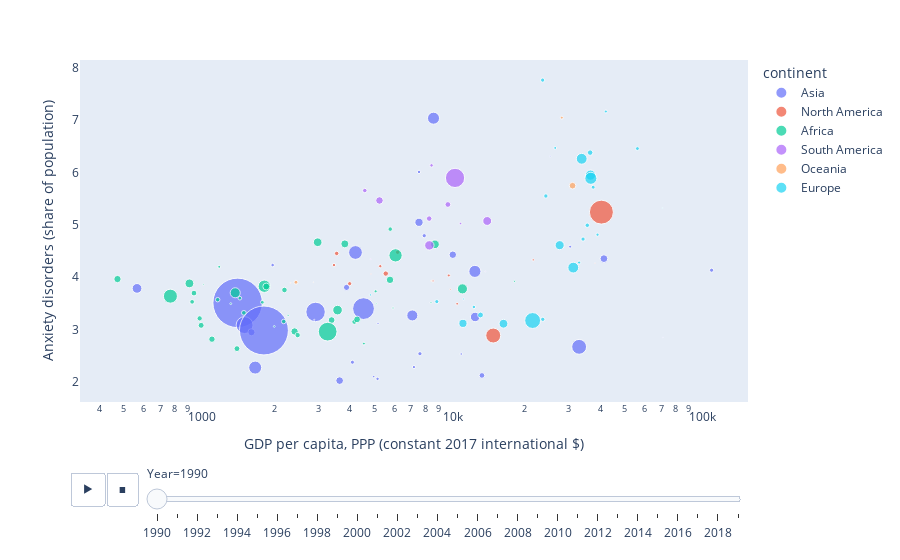

Source (notebook cell):
### Code cell
scatter_anxiety = px.scatter(
    anxiety.dropna(
        subset=[
            "Anxiety disorders (share of population) - Sex: Both - Age: Age-standardized",
            "GDP per capita, PPP (constant 2017 international $)",
        ]
    ),
    color="continent",
    size="pop_est",
    color_continuous_scale=px.colors.cyclical.IceFire,
    animation_frame="Year",
    animation_group="Code",
    hover_name="Entity",
    size_max=35,
    x="GDP per capita, PPP (constant 2017 international $)",
    y="Anxiety disorders (share of population) - Sex: Both - Age: Age-standardized",
    log_x=True,
)
scatter_anxiety.update_layout(yaxis_title="Anxiety disorders (share of population)")
scatter_anxiety.update_xaxes(showgrid=False)
scatter_anxiety.update_yaxes(showgrid=False)
scatter_anxiety.show()

### Figure 1 — Plotly figure (JSON) as saved in the notebook; plotly's stock layout.template omitted (floating-point values rounded to 4 significant figures)
{"data": [{"hovertemplate": "<b>%{hovertext}</b><br><br>continent=Asia<br>Year=1990<br>GDP per capita, PPP (constant 2017 international $)=%{x}<br>Anxiety disorders (share of population) - Sex: Both - Age: Age-standardized=%{y}<br>pop_est=%{marker.size}<extra></extra>", "hovertext": ["Mongolia", "Brunei", "Sri Lanka", "China", "Oman", "Georgia", "Iran", "Indonesia", "Bangladesh", "Armenia", "Cyprus", "Japan", "Uzbekistan", "Nepal", "Pakistan", "India", "Laos", "Malaysia", "Tajikistan", "Kazakhstan", "Turkmenistan", "Saudi Arabia", "Lebanon", "Jordan", "Turkey", "Kyrgyzstan", "United Arab Emirates", "Bhutan", "Myanmar", "South Korea", "Iraq", "Azerbaijan", "Philippines", "Thailand", "Vietnam"], "ids": ["MNG", "BRN", "LKA", "CHN", "OMN", "GEO", "IRN", "IDN", "BGD", "ARM", "CYP", "JPN", "UZB", "NPL", "PAK", "IND", "LAO", "MYS", "TJK", "KAZ", "TKM", "SAU", "LBN", "JOR", "TUR", "KGZ", "ARE", "BTN", "MMR", "KOR", "IRQ", "AZE", "PHL", "THA", "VNM"], "legendgroup": "Asia", "marker": {"color": "#636efa", "size": [3225167, 433285, 21803000, 1397715000, 4974986, 3720382, 82913906, 270625568, 163046161, 2957731, 1198575, 126264931, 33580650, 28608710, 216565318, 1366417754, 7169455, 31949777, 9321018, 18513930, 5942089, 34268528, 6855713, 10101694, 83429615, 6456900, 9770529, 763092, 54045420, 51709098, 39309783, 10023318, 108116615, 69625582, 96462106], "sizemode": "area", "sizeref": 1141000.0, "symbol": "circle"}, "mode": "markers", "name": "Asia", "orientation": "v", "showlegend": true, "type": "scatter", "x": [4978.0, 71230.0, 3878.0, 1424.0, 30330.0, 11140.0, 8631.0, 4533.0, 1518.0, 5180.0, 25232, 32950.0, 3639.0, 1617.0, 2916.0, 1813.0, 1965.0, 10310.0, 4093.0, 13480.0, 7208.0, 41390.0, 7553.0, 7924.0, 12630.0, 5158.0, 111500.0, 2881.0, 564.2, 12660.0, 7552.0, 7617.0, 4209.0, 7102.0, 1673.0], "xaxis": "x", "y": [2.099, 2.85, 3.803, 3.507, 4.581, 2.531, 7.036, 3.398, 3.083, 3.117, 6.309, 2.668, 2.022, 2.946, 3.334, 2.98, 4.23, 4.427, 2.373, 2.121, 2.281, 4.352, 6.01, 4.79, 4.109, 2.056, 4.132, 3.184, 3.784, 3.238, 5.047, 2.536, 4.47, 3.267, 2.271], "yaxis": "y"}, {"hovertemplate": "<b>%{hovertext}</b><br><br>continent=North America<br>Year=1990<br>GDP per capita, PPP (constant 2017 international $)=%{x}<br>Anxiety disorders (share of population) - Sex: Both - Age: Age-standardized=%{y}<br>pop_est=%{marker.size}<extra></extra>", "hovertext": ["Haiti", "United States", "El Salvador", "Honduras", "Puerto Rico", "Costa Rica", "Trinidad and Tobago", "Bahamas", "Guatemala", "Mexico", "Dominican Republic", "Nicaragua", "Jamaica", "Belize", "Panama"], "ids": ["HTI", "USA", "SLV", "HND", "PRI", "CRI", "TTO", "BHS", "GTM", "MEX", "DOM", "NIC", "JAM", "BLZ", "PAN"], "legendgroup": "North America", "marker": {"color": "#EF553B", "size": [11263077, 328239523, 6453553, 9746117, 3193694, 5047561, 1394973, 389482, 16604026, 127575529, 10738958, 6545502, 2948279, 390353, 4246439], "sizemode": "area", "sizeref": 1141000.0, "symbol": "circle"}, "mode": "markers", "name": "North America", "orientation": "v", "showlegend": true, "type": "scatter", "x": [3541.0, 40440.0, 5287.0, 3990.0, 21600.0, 9933.0, 10080.0, 38140.0, 5561.0, 14950.0, 6203.0, 3454.0, 8592.0, 4855.0, 10730.0], "xaxis": "x", "y": [4.452, 5.241, 4.208, 3.875, 4.329, 4.032, 3.766, 4.266, 4.067, 2.883, 4.474, 4.229, 3.926, 4.059, 3.49], "yaxis": "y"}, {"hovertemplate": "<b>%{hovertext}</b><br><br>continent=Africa<br>Year=1990<br>GDP per capita, PPP (constant 2017 international $)=%{x}<br>Anxiety disorders (share of population) - Sex: Both - Age: Age-standardized=%{y}<br>pop_est=%{marker.size}<extra></extra>", "hovertext": ["Guinea", "Tunisia", "Tanzania", "Niger", "Zambia", "Ghana", "Angola", "Uganda", "Democratic Republic of Congo", "Sudan", "Zimbabwe", "Senegal", "Burundi", "Congo", "Guinea-Bissau", "Rwanda", "Mali", "Kenya", "Cameroon", "Ethiopia", "Botswana", "Morocco", "Eswatini", "Benin", "Madagascar", "Equatorial Guinea", "Nigeria", "Cote d'Ivoire", "Central African Republic", "South Africa", "Mauritania", "Lesotho", "Togo", "Malawi", "Namibia", "Gabon", "Mozambique", "Egypt", "Burkina Faso", "Gambia", "Algeria", "Chad", "Sierra Leone"], "ids": ["GIN", "TUN", "TZA", "NER", "ZMB", "GHA", "AGO", "UGA", "COD", "SDN", "ZWE", "SEN", "BDI", "COG", "GNB", "RWA", "MLI", "KEN", "CMR", "ETH", "BWA", "MAR", "SWZ", "BEN", "MDG", "GNQ", "NGA", "CIV", "CAF", "ZAF", "MRT", "LSO", "TGO", "MWI", "NAM", "GAB", "MOZ", "EGY", "BFA", "GMB", "DZA", "TCD", "SLE"], "legendgroup": "Africa", "marker": {"color": "#00cc96", "size": [12771246, 11694719, 58005463, 23310715, 17861030, 30417856, 31825295, 44269594, 86790567, 42813238, 14645468, 16296364, 11530580, 5380508, 1920922, 12626950, 19658031, 52573973, 25876380, 112078730, 2303697, 36471769, 1148130, 11801151, 26969307, 1355986, 200963599, 25716544, 4745185, 58558270, 4525696, 2125268, 8082366, 18628747, 2494530, 2172579, 30366036, 100388073, 20321378, 2347706, 43053054, 15946876, 7813215], "sizemode": "area", "sizeref": 1141000.0, "symbol": "circle"}, "mode": "markers", "name": "Africa", "orientation": "v", "showlegend": true, "type": "scatter", "x": [1508.0, 5796.0, 1392.0, 1124.0, 2190.0, 2405.0, 5783.0, 913.7, 1820.0, 2973.0, 4167.0, 2473.0, 1185.0, 5068.0, 1995.0, 936.6, 1415.0, 3569.0, 3380.0, 767.0, 8432.0, 3817.0, 5098.0, 2175.0, 1853.0, 1040.0, 3260.0, 4272.0, 1202.0, 11260.0, 4548.0, 1337.0, 1787.0, 952.7, 5946.0, 18180.0, 471.3, 6087.0, 1018.0, 2265.0, 8746.0, 1004.0, 1453.0], "xaxis": "x", "y": [3.317, 4.916, 3.7, 2.814, 3.754, 2.961, 3.948, 3.879, 3.825, 4.666, 3.146, 2.892, 3.569, 3.728, 3.057, 3.527, 2.633, 3.369, 3.178, 3.635, 3.511, 4.634, 3.49, 3.151, 3.82, 3.857, 2.957, 3.192, 4.196, 3.775, 2.73, 3.493, 3.519, 3.694, 3.41, 3.919, 3.962, 4.416, 3.078, 3.264, 4.626, 3.211, 3.597], "yaxis": "y"}, {"hovertemplate": "<b>%{hovertext}</b><br><br>continent=South America<br>Year=1990<br>GDP per capita, PPP (constant 2017 international $)=%{x}<br>Anxiety disorders (share of population) - Sex: Both - Age: Age-standardized=%{y}<br>pop_est=%{marker.size}<extra></extra>", "hovertext": ["Suriname", "Argentina", "Uruguay", "Peru", "Brazil", "Colombia", "Paraguay", "Guyana", "Chile", "Bolivia", "Ecuador"], "ids": ["SUR", "ARG", "URY", "PER", "BRA", "COL", "PRY", "GUY", "CHL", "BOL", "ECU"], "legendgroup": "South America", "marker": {"color": "#ab63fa", "size": [581363, 44938712, 3461734, 32510453, 211049527, 50339443, 7044636, 782766, 18952038, 11513100, 17373662], "sizemode": "area", "sizeref": 1141000.0, "symbol": "circle"}, "mode": "markers", "name": "South America", "orientation": "v", "showlegend": true, "type": "scatter", "x": [13890.0, 14140.0, 11070.0, 5249.0, 10520.0, 8307.0, 8476.0, 4843.0, 9850.0, 4587.0, 8294.0], "xaxis": "x", "y": [4.107, 5.072, 5.024, 5.464, 5.895, 4.606, 6.135, 4.344, 5.387, 5.654, 5.118], "yaxis": "y"}, {"hovertemplate": "<b>%{hovertext}</b><br><br>continent=Oceania<br>Year=1990<br>GDP per capita, PPP (constant 2017 international $)=%{x}<br>Anxiety disorders (share of population) - Sex: Both - Age: Age-standardized=%{y}<br>pop_est=%{marker.size}<extra></extra>", "hovertext": ["Australia", "Fiji", "Vanuatu", "Solomon Islands", "Papua New Guinea", "New Zealand"], "ids": ["AUS", "FJI", "VUT", "SLB", "PNG", "NZL"], "legendgroup": "Oceania", "marker": {"color": "#FFA15A", "size": [25364307, 889953, 299882, 669823, 8776109, 4917000], "sizemode": "area", "sizeref": 1141000.0, "symbol": "circle"}, "mode": "markers", "name": "Oceania", "orientation": "v", "showlegend": true, "type": "scatter", "x": [31020.0, 8451.0, 2856.0, 2318.0, 2435.0, 28090.0], "xaxis": "x", "y": [5.746, 3.928, 3.903, 3.888, 3.902, 7.047], "yaxis": "y"}, {"hovertemplate": "<b>%{hovertext}</b><br><br>continent=Europe<br>Year=1990<br>GDP per capita, PPP (constant 2017 international $)=%{x}<br>Anxiety disorders (share of population) - Sex: Both - Age: Age-standardized=%{y}<br>pop_est=%{marker.size}<extra></extra>", "hovertext": ["Czechia", "Italy", "Belgium", "Belarus", "Switzerland", "United Kingdom", "Poland", "Portugal", "Ireland", "Germany", "Netherlands", "Greece", "Austria", "Romania", "Ukraine", "Albania", "Bulgaria", "Russia", "Denmark", "Sweden", "France", "Finland", "North Macedonia", "Spain", "Luxembourg", "Norway"], "ids": ["CZE", "ITA", "BEL", "BLR", "CHE", "GBR", "POL", "PRT", "IRL", "DEU", "NLD", "GRC", "AUT", "ROU", "UKR", "ALB", "BGR", "RUS", "DNK", "SWE", "FRA", "FIN", "MKD", "ESP", "LUX", "NOR"], "legendgroup": "Europe", "marker": {"color": "#19d3f3", "size": [10669709, 60297396, 11484055, 9466856, 8574832, 66834405, 37970874, 10269417, 4941444, 83132799, 17332850, 10716322, 8877067, 19356544, 44385155, 2854191, 6975761, 144373535, 5818553, 10285453, 67059887, 5520314, 2083459, 47076781, 619896, 5347896], "sizemode": "area", "sizeref": 1141000.0, "symbol": "circle"}, "mode": "markers", "name": "Europe", "orientation": "v", "showlegend": true, "type": "scatter", "x": [23590.0, 36590.0, 35510.0, 8895.0, 56330.0, 31220.0, 11310.0, 23560.0, 26440.0, 36700.0, 36460.0, 24260.0, 37490.0, 13300.0, 16430.0, 4827.0, 12510.0, 21480.0, 39030.0, 34160.0, 33730.0, 32940.0, 11380.0, 27540.0, 70860.0, 42140.0], "xaxis": "x", "y": [3.194, 5.948, 4.99, 3.532, 6.456, 4.181, 3.116, 7.764, 6.468, 5.888, 6.378, 5.549, 5.717, 3.276, 3.109, 3.659, 3.429, 3.17, 4.81, 4.726, 6.26, 4.278, 3.581, 4.61, 5.32, 7.164], "yaxis": "y"}], "layout": {"legend": {"itemsizing": "constant", "title": {"text": "continent"}, "tracegroupgap": 0}, "margin": {"t": 60}, "sliders": [{"active": 0, "currentvalue": {"prefix": "Year="}, "len": 0.9, "pad": {"b": 10, "t": 60}, "steps": [{"args": [["1990"], {"frame": {"duration": 0, "redraw": false}, "fromcurrent": true, "mode": "immediate", "transition": {"duration": 0, "easing": "linear"}}], "label": "1990", "method": "animate"}, {"args": [["1991"], {"frame": {"duration": 0, "redraw": false}, "fromcurrent": true, "mode": "immediate", "transition": {"duration": 0, "easing": "linear"}}], "label": "1991", "method": "animate"}, {"args": [["1992"], {"frame": {"duration": 0, "redraw": false}, "fromcurrent": true, "mode": "immediate", "transition": {"duration": 0, "easing": "linear"}}], "label": "1992", "method": "animate"}, {"args": [["1993"], {"frame": {"duration": 0, "redraw": false}, "fromcurrent": true, "mode": "immediate", "transition": {"duration": 0, "easing": "linear"}}], "label": "1993", "method": "animate"}, {"args": [["1994"], {"frame": {"duration": 0, "redraw": false}, "fromcurrent": true, "mode": "immediate", "transition": {"duration": 0, "easing": "linear"}}], "label": "1994", "method": "animate"}, {"args": [["1995"], {"frame": {"duration": 0, "redraw": false}, "fromcurrent": true, "mode": "immediate", "transition": {"duration": 0, "easing": "linear"}}], "label": "1995", "method": "animate"}, {"args": [["1996"], {"frame": {"duration": 0, "redraw": false}, "fromcurrent": true, "mode": "immediate", "transition": {"duration": 0, "easing": "linear"}}], "label": "1996", "method": "animate"}, {"args": [["1997"], {"frame": {"duration": 0, "redraw": false}, "fromcurrent": true, "mode": "immediate", "transition": {"duration": 0, "easing": "linear"}}], "label": "1997", "method": "animate"}, {"args": [["1998"], {"frame": {"duration": 0, "redraw": false}, "fromcurrent": true, "mode": "immediate", "transition": {"duration": 0, "easing": "linear"}}], "label": "1998", "method": "animate"}, {"args": [["1999"], {"frame": {"duration": 0, "redraw": false}, "fromcurrent": true, "mode": "immediate", "transition": {"duration": 0, "easing": "linear"}}], "label": "1999", "method": "animate"}, {"args": [["2000"], {"frame": {"duration": 0, "redraw": false}, "fromcurrent": true, "mode": "immediate", "transition": {"duration": 0, "easing": "linear"}}], "label": "2000", "method": "animate"}, {"args": [["2001"], {"frame": {"duration": 0, "redraw": false}, "fromcurrent": true, "mode": "immediate", "transition": {"duration": 0, "easing": "linear"}}], "label": "2001", "method": "animate"}, {"args": [["2002"], {"frame": {"duration": 0, "redraw": false}, "fromcurrent": true, "mode": "immediate", "transition": {"duration": 0, "easing": "linear"}}], "label": "2002", "method": "animate"}, {"args": [["2003"], {"frame": {"duration": 0, "redraw": false}, "fromcurrent": true, "mode": "immediate", "transition": {"duration": 0, "easing": "linear"}}], "label": "2003", "method": "animate"}, {"args": [["2004"], {"frame": {"duration": 0, "redraw": false}, "fromcurrent": true, "mode": "immediate", "transition": {"duration": 0, "easing": "linear"}}], "label": "2004", "method": "animate"}, {"args": [["2005"], {"frame": {"duration": 0, "redraw": false}, "fromcurrent": true, "mode": "immediate", "transition": {"duration": 0, "easing": "linear"}}], "label": "2005", "method": "animate"}, {"args": [["2006"], {"frame": {"duration": 0, "redraw": false}, "fromcurrent": true, "mode": "immediate", "transition": {"duration": 0, "easing": "linear"}}], "label": "2006", "method": "animate"}, {"args": [["2007"], {"frame": {"duration": 0, "redraw": false}, "fromcurrent": true, "mode": "immediate", "transition": {"duration": 0, "easing": "linear"}}], "label": "2007", "method": "animate"}, {"args": [["2008"], {"frame": {"duration": 0, "redraw": false}, "fromcurrent": true, "mode": "immediate", "transition": {"duration": 0, "easing": "linear"}}], "label": "2008", "method": "animate"}, {"args": [["2009"], {"frame": {"duration": 0, "redraw": false}, "fromcurrent": true, "mode": "immediate", "transition": {"duration": 0, "easing": "linear"}}], "label": "2009", "method": "animate"}, {"args": [["2010"], {"frame": {"duration": 0, "redraw": false}, "fromcurrent": true, "mode": "immediate", "transition": {"duration": 0, "easing": "linear"}}], "label": "2010", "method": "animate"}, {"args": [["2011"], {"frame": {"duration": 0, "redraw": false}, "fromcurrent": true, "mode": "immediate", "transition": {"duration": 0, "easing": "linear"}}], "label": "2011", "method": "animate"}, {"args": [["2012"], {"frame": {"duration": 0, "redraw": false}, "fromcurrent": true, "mode": "immediate", "transition": {"duration": 0, "easing": "linear"}}], "label": "2012", "method": "animate"}, {"args": [["2013"], {"frame": {"duration": 0, "redraw": false}, "fromcurrent": true, "mode": "immediate", "transition": {"duration": 0, "easing": "linear"}}], "label": "2013", "method": "animate"}, {"args": [["2014"], {"frame": {"duration": 0, "redraw": false}, "fromcurrent": true, "mode": "immediate", "transition": {"duration": 0, "easing": "linear"}}], "label": "2014", "method": "animate"}, {"args": [["2015"], {"frame": {"duration": 0, "redraw": false}, "fromcurrent": true, "mode": "immediate", "transition": {"duration": 0, "easing": "linear"}}], "label": "2015", "method": "animate"}, {"args": [["2016"], {"frame": {"duration": 0, "redraw": false}, "fromcurrent": true, "mode": "immediate", "transition": {"duration": 0, "easing": "linear"}}], "label": "2016", "method": "animate"}, {"args": [["2017"], {"frame": {"duration": 0, "redraw": false}, "fromcurrent": true, "mode": "immediate", "transition": {"duration": 0, "easing": "linear"}}], "label": "2017", "method": "animate"}, {"args": [["2018"], {"frame": {"duration": 0, "redraw": false}, "fromcurrent": true, "mode": "immediate", "transition": {"duration": 0, "easing": "linear"}}], "label": "2018", "method": "animate"}, {"args": [["2019"], {"frame": {"duration": 0, "redraw": false}, "fromcurrent": true, "mode": "immediate", "transition": {"duration": 0, "easing": "linear"}}], "label": "2019", "method": "animate"}], "x": 0.1, "xanchor": "left", "y": 0, "yanchor": "top"}], "updatemenus": [{"buttons": [{"args": [null, {"frame": {"duration": 500, "redraw": false}, "fromcurrent": true, "mode": "immediate", "transition": {"duration": 500, "easing": "linear"}}], "label": "&#9654;", "method": "animate"}, {"args": [[null], {"frame": {"duration": 0, "redraw": false}, "fromcurrent": true, "mode": "immediate", "transition": {"duration": 0, "easing": "linear"}}], "label": "&#9724;", "method": "animate"}], "direction": "left", "pad": {"r": 10, "t": 70}, "showactive": false, "type": "buttons", "x": 0.1, "xanchor": "right", "y": 0, "yanchor": "top"}], "xaxis": {"anchor": "y", "domain": [0, 1], "showgrid": false, "title": {"text": "GDP per capita, PPP (constant 2017 international $)"}, "type": "log"}, "yaxis": {"anchor": "x", "domain": [0, 1], "showgrid": false, "title": {"text": "Anxiety disorders (share of population)"}}}}
